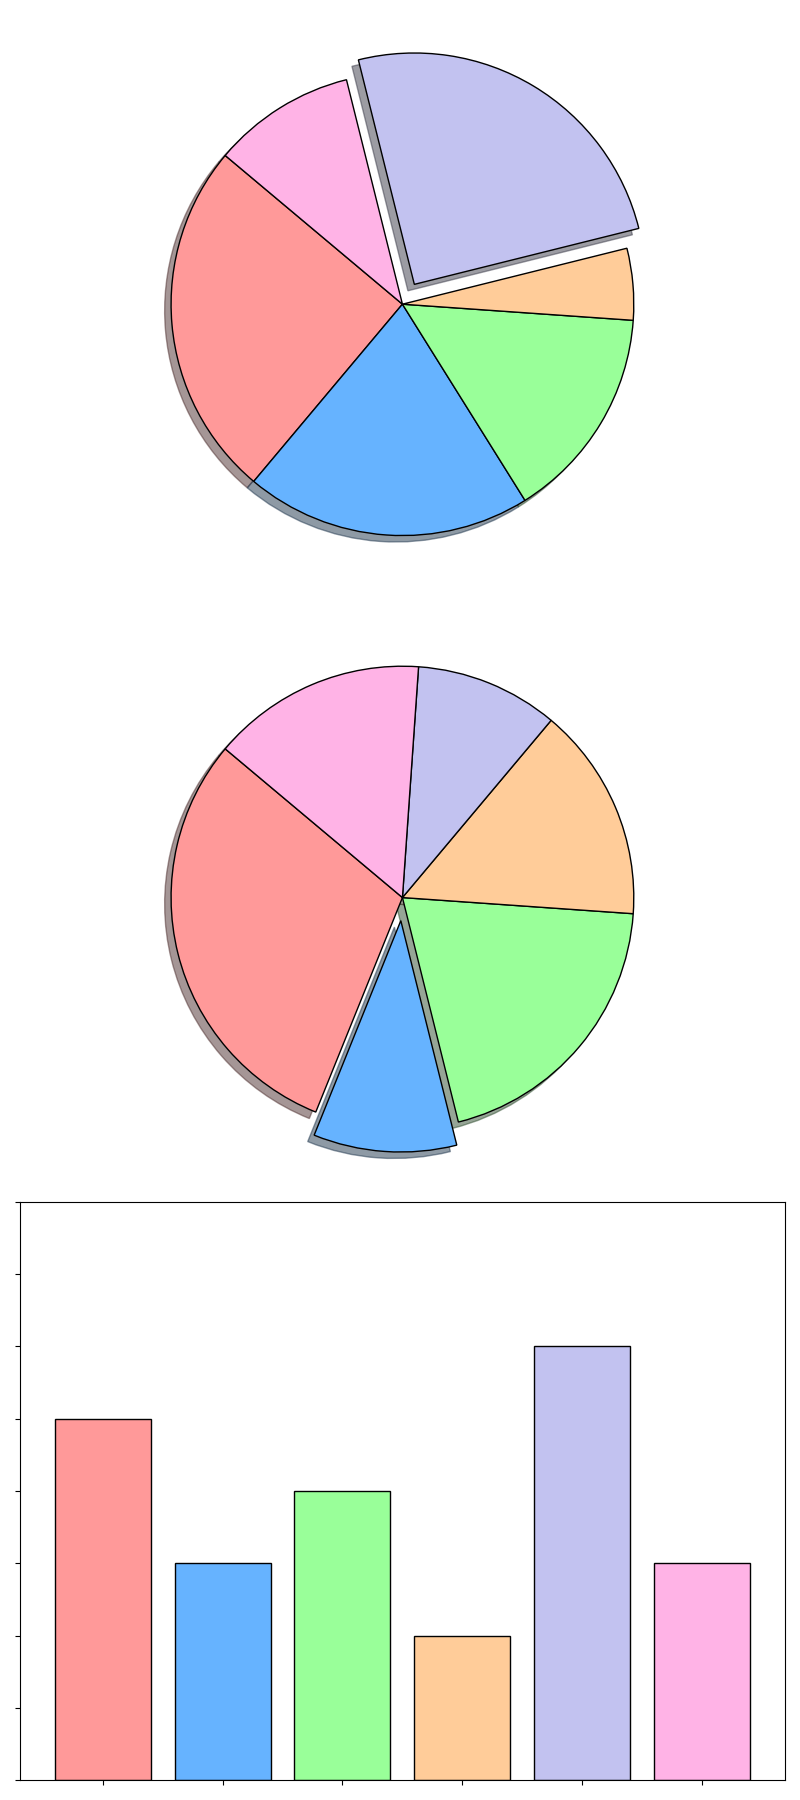

Reproduce this figure in Python.
import matplotlib.pyplot as plt

activities = ['Sports', 'Music', 'Art', 'Reading', 'Gaming', 'Volunteering']
percentages1 = [25, 20, 15, 5, 25, 10]
percentages2 = [30, 10, 20, 15, 10, 15]
hours_spent = [5, 3, 4, 2, 6, 3]
colors = ['#ff9999', '#66b3ff', '#99ff99', '#ffcc99', '#c2c2f0', '#ffb3e6']
explode1 = (0, 0, 0, 0, 0.1, 0)
explode2 = (0, 0.1, 0, 0, 0, 0)

fig, (ax1, ax2, ax3) = plt.subplots(3, 1, figsize=(8, 18))

ax1.pie(
    percentages1,
    explode=explode1,
    labels=[None]*len(activities),
    colors=colors,
    autopct='',
    startangle=140,
    wedgeprops=dict(edgecolor='black'),
    shadow=True
)

ax2.pie(
    percentages2,
    explode=explode2,
    labels=[None]*len(activities),
    colors=colors,
    autopct='',
    startangle=140,
    wedgeprops=dict(edgecolor='black'),
    shadow=True
)

ax3.bar(activities, hours_spent, color=colors, edgecolor='black')
ax3.set_xticklabels([])
ax3.set_yticklabels([])
ax3.set_ylim(0, max(hours_spent) + 2)

plt.tight_layout()
plt.show()
